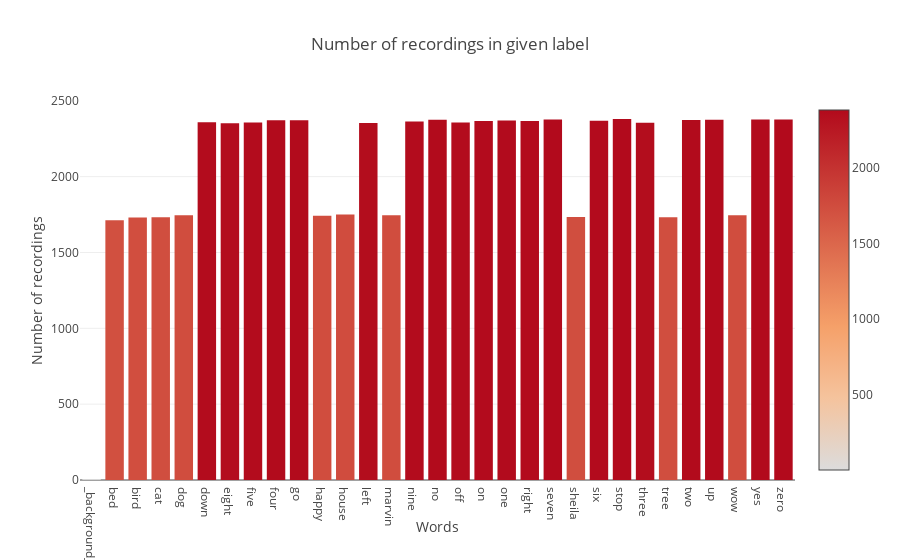

This figure's notebook cell:
### Code cell
#Calculate
number_of_recordings=[]
for direct in dirs:
    waves = [f for f in os.listdir(join(train_audio_path, direct)) if f.endswith('.wav')]
    number_of_recordings.append(len(waves))
    
#Plot
data = [go.Histogram(x=dirs, y=number_of_recordings)]
trace = go.Bar(
    x=dirs,
    y=number_of_recordings,
    marker=dict(color = number_of_recordings, colorscale='Viridius', showscale=True
               ),
)

layout = go.Layout(
    title='Number of recordings in given label',
    xaxis = dict(title='Words'),
    yaxis = dict(title='Number of recordings')
)

py.iplot(go.Figure(data=[trace], layout=layout))

### Figure 1 — Plotly figure (JSON) as saved in the notebook; plotly's stock layout.template omitted (floating-point values rounded to 4 significant figures)
{"data": [{"marker": {"color": [6, 1713, 1731, 1733, 1746, 2359, 2352, 2357, 2372, 2372, 1742, 1750, 2353, 1746, 2364, 2375, 2357, 2367, 2370, 2367, 2377, 1734, 2369, 2380, 2356, 1733, 2373, 2375, 1745, 2377, 2376], "colorscale": "Viridius", "showscale": true}, "type": "bar", "x": ["_background_noise_", "bed", "bird", "cat", "dog", "down", "eight", "five", "four", "go", "happy", "house", "left", "marvin", "nine", "no", "off", "on", "one", "right", "seven", "sheila", "six", "stop", "three", "tree", "two", "up", "wow", "yes", "zero"], "y": [6, 1713, 1731, 1733, 1746, 2359, 2352, 2357, 2372, 2372, 1742, 1750, 2353, 1746, 2364, 2375, 2357, 2367, 2370, 2367, 2377, 1734, 2369, 2380, 2356, 1733, 2373, 2375, 1745, 2377, 2376]}], "layout": {"title": "Number of recordings in given label", "xaxis": {"title": "Words"}, "yaxis": {"title": "Number of recordings"}}}
